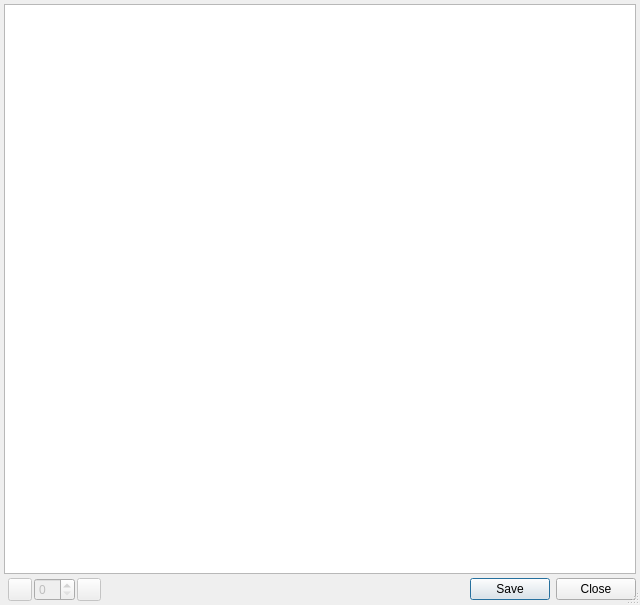
<?xml version="1.0" encoding="UTF-8"?>
<ui version="4.0">
 <class>SVGViewDialog</class>
 <widget class="QDialog" name="SVGViewDialog">
  <property name="windowModality">
   <enum>Qt::ApplicationModal</enum>
  </property>
  <property name="geometry">
   <rect>
    <x>0</x>
    <y>0</y>
    <width>640</width>
    <height>605</height>
   </rect>
  </property>
  <property name="windowTitle">
   <string>просмотр отчёта</string>
  </property>
  <property name="sizeGripEnabled">
   <bool>true</bool>
  </property>
  <layout class="QGridLayout" name="gridLayout">
   <property name="margin">
    <number>4</number>
   </property>
   <property name="spacing">
    <number>4</number>
   </property>
   <item row="0" column="0" rowspan="2" colspan="3">
    <widget class="QGraphicsView" name="graphicsView">
     <property name="renderHints">
      <set>QPainter::TextAntialiasing</set>
     </property>
    </widget>
   </item>
   <item row="2" column="1">
    <widget class="QWidget" name="grpPager" native="true">
     <property name="enabled">
      <bool>false</bool>
     </property>
     <layout class="QHBoxLayout" name="horizontalLayout">
      <property name="spacing">
       <number>2</number>
      </property>
      <property name="margin">
       <number>0</number>
      </property>
      <item>
       <widget class="QToolButton" name="btnFirstPage">
        <property name="text">
         <string/>
        </property>
       </widget>
      </item>
      <item>
       <widget class="QSpinBox" name="edtPageNum">
        <property name="sizePolicy">
         <sizepolicy hsizetype="Preferred" vsizetype="Fixed">
          <horstretch>0</horstretch>
          <verstretch>0</verstretch>
         </sizepolicy>
        </property>
       </widget>
      </item>
      <item>
       <widget class="QToolButton" name="btnLastPage">
        <property name="text">
         <string/>
        </property>
       </widget>
      </item>
     </layout>
    </widget>
   </item>
   <item row="2" column="2">
    <widget class="QDialogButtonBox" name="buttonBox">
     <property name="standardButtons">
      <set>QDialogButtonBox::Close|QDialogButtonBox::Save</set>
     </property>
    </widget>
   </item>
  </layout>
 </widget>
 <tabstops>
  <tabstop>graphicsView</tabstop>
  <tabstop>btnFirstPage</tabstop>
  <tabstop>edtPageNum</tabstop>
  <tabstop>btnLastPage</tabstop>
  <tabstop>buttonBox</tabstop>
 </tabstops>
 <resources/>
 <connections/>
</ui>
